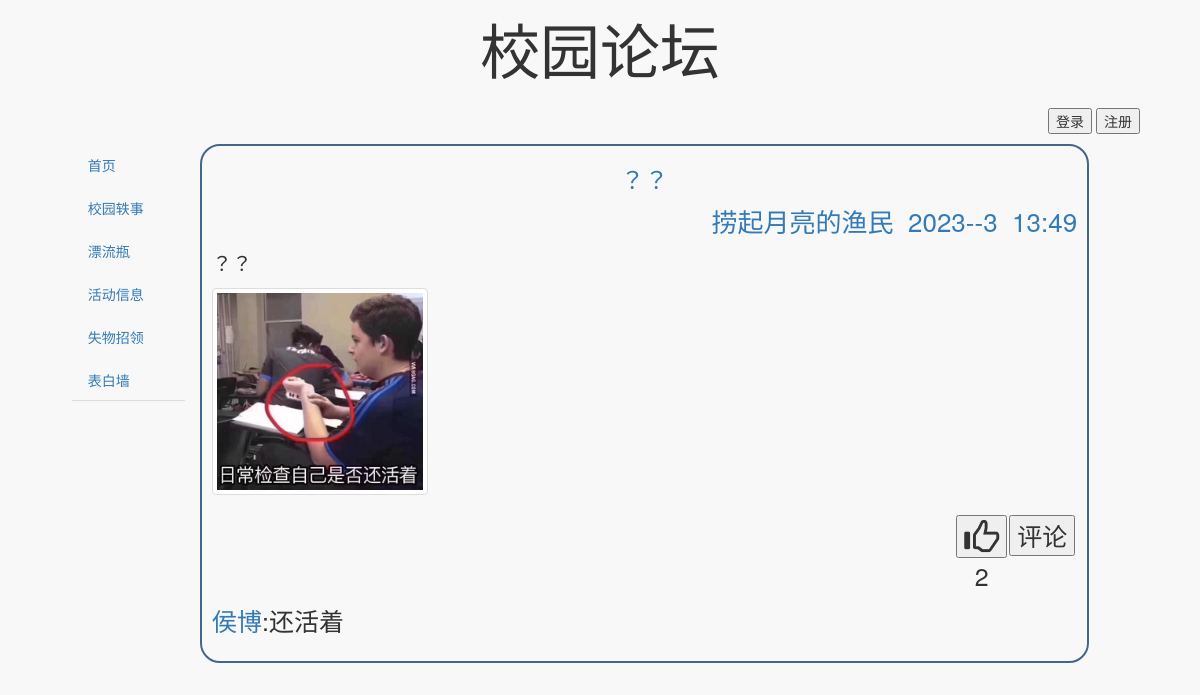
The page /forum/findForumById/10 on the database its author committed.
### forum/models.py (models this page shows)
class Post(models.Model):
    POST_TYPE = (
        ('lostAndFound','lostAndFound'),
        ('anecdoteForum','anecdoteForum'),
        ('driftBottle','driftBottle'),
        ('eventInformation','eventInformation'),
        ('loveWall','loveWall')
        )
    title = models.CharField(
        verbose_name="标题",
        max_length=45,
        null=False)
    context = models.CharField(
        verbose_name="内容",
        null=False,
        max_length=500
    )
    owner = models.ForeignKey(
        UserProfile,
        verbose_name="所有者",
        related_name="ownerNum",
        on_delete=models.CASCADE,
        null=False)
    postType = models.CharField(
        choices=POST_TYPE,
        verbose_name="类型",
        max_length= 50
        )
    publishDate = models.DateField(
        max_length=20,
        default=timezone.now,
        verbose_name='发布日期'
    )
    likesNum = models.IntegerField(
        verbose_name="点赞数",
        null=False,
        default=0
    )
    create_date = models.DateTimeField(
        auto_now_add=True, blank=True, null=True)
    class Meta:
        verbose_name = 'post'
        verbose_name_plural = "post"

class PostImage(models.Model):
    owner = models.ForeignKey(Post,
                                related_name='postImages',
                                verbose_name='帖子图片',
                                on_delete=models.CASCADE)
    photo = models.ImageField(upload_to='Photos/PostsPhoto',
                              blank=True,
                              verbose_name='帖子图片')
    class Meta:
        verbose_name = 'postIMG'
        verbose_name_plural = 'postIMG'

class Commit(models.Model):
    userOwner = models.ForeignKey(UserProfile,
                                  related_name='userOwner',
                                  verbose_name='帖子所有者',
                                  null=False,
                                  on_delete=models.CASCADE)
    postOwner = models.ForeignKey(Post,
                                related_name='postConmmits',
                                verbose_name='主帖子',
                                null=True,
                                on_delete=models.CASCADE)
    commitOwner = models.ForeignKey('self',
                                related_name='commitConmmits',
                                verbose_name='主评论',
                                null=True,
                                on_delete=models.CASCADE)
    context = models.CharField(
                                verbose_name="内容",
                                max_length=500,
                                default="",
                                null=False)
    create_date = models.DateTimeField(
        auto_now_add=True, blank=True, null=True)
    class Meta:
        verbose_name = 'Commit'
        verbose_name_plural = 'Commit'

### user/models.py (models this page shows, shortened)
class UserProfile(AbstractBaseUser):
    SEX = (
        ('男','男'),
        ('女','女'),
        )
    username = models.CharField(
        verbose_name='username',
        max_length=10,
        unique=True, )
    email = models.EmailField(
        verbose_name='email',
        max_length=255,
        null=True,
        blank=True,
        unique=False, )
    headPortrait = models.ImageField(verbose_name="头像",null=True,upload_to="Photos/headPortrait")
    nickName = models.CharField(verbose_name="昵称",null=False,max_length=15,default="default")
    phone = models.CharField(max_length=128, null=True, blank=True)
    qq = models.CharField(max_length=128, null=True, blank=True)
    wechat = models.CharField(max_length=128, null=True, blank=True)
    sex = models.CharField(max_length=45, null=True, blank=True,choices=SEX)
    personalSignature = models.CharField(verbose_name="个性签名",max_length=500, null=True,blank=True)
    is_active = models.BooleanField(verbose_name='是否可用', default=True)
    is_admin = models.BooleanField(verbose_name='是否管理员', default=False)
    create_date = models.DateTimeField(
        auto_now_add=True, blank=True, null=True)
    update_date = models.DateTimeField(blank=True, null=True, auto_now=True)
    objects = UserProfileManager()
    USERNAME_FIELD = 'username'
    class Meta:
        verbose_name = 'user'
        verbose_name_plural = "user"

### forum/views.py (the view)
# urls.py: path('findForumById/<int:postId>',findForumById,name='findForumById'),
def findForumById(request,postId):
    post = Post.objects.all().filter(id=postId)
    return render(request,'postDetail.html',{'post':post[0],})

### forum/templates/postDetail.html (shortened to what this page needs)
{% extends "base.html" %}
{% load staticfiles %}
{% block cssBlock %}
<link href="{% static 'css/postDetail.css' %}" rel="stylesheet">
{% endblock %}
{% block right-main-container %}
<div class="post row col-xs-12 col-md-11" id="{{post.id}}">
    <div class="postTitle">
        <a href="{% url 'findForumById' post.id %}"><h3>{{ post.title }}</h3></a>
    </div>
    <div class="postAuthor">
        <a href="{% url 'userInfo' post.owner.username %}">
            <p>{{post.owner.nickName}}&nbsp;
            {{post.create_date.year}}-{{post.create_date.mouth}}-{{post.create_date.day}}&nbsp;
            {{post.create_date.hour}}:{{post.create_date.minute}}
            </p>
        </a>
    </div>
    <div class="postContext">
        <p style="max-height: fit-content;">{{ post.context}}</p>
    </div>
    <div class="imgList">
        {% for img in post.postImages.all %}
            <img class="thumbnail col-xs-6 col-md-3" src="{{img.photo.url}}">
        {% endfor %}
    </div>
    <div class="options">
        <div class="makeCommit">
            <button class="makePostCommit">评论</button>
        </div>
        <div class="like">
            <button class="likePost" type="button">
                <span class="glyphicon glyphicon-thumbs-up"></span>
            </button>
            <p>{{post.likesNum}}</p>
        </div>
    </div>
    <div class="commits">
        {% for commit in post.postConmmits.all %}
            <div class="commit" data-id="{{commit.id}}">
                <div class="postCommit" data-id="{{commit.id}}">
                    <p>
                        <a href="{% url 'userInfo' commit.userOwner.username %}">{{commit.userOwner.nickName}}</a>:{{commit.context}}
                    </p>
                </div>
            </div>
        {% endfor %}
    </div>
</div>
<div class="col-xs-0 col-md-1">
</div>
{% endblock %}

### static/css/base.css (style rules this page uses)
#body { background-color: #f8f8f8; }

### static/css/post.css (style rules this page uses)
.post { height: auto; position: relative; padding-left: 10px; padding-bottom: 10px; padding-right: 10px; font-size: 26px; border:2px solid #468; border-radius: 20px; margin-bottom: 5px; }
.post div h3 { text-align: center; }
.imgList { width: 100%; float: left; }
.options { width: 100%; float: right; }
.likePost { font-size: 2vw; float: right; display: flex; }
.likePost span { padding-top: 2px; }
.like { float: right; padding-right: 2px; }
.commits { width: 100%; float: left; }
.makeCommit { float: right; padding-right: 2px; font-size: 1.5vw; }
@media only screen and (min-width: 990px) and (max-width: 1920px) { .postAuthor a p { text-align: right; } }
@media only screen and (min-width: 990px) and (max-width: 1920px) { .postCommit p { font-size: 25px; } }
@media only screen and (min-width: 990px) and (max-width: 1920px) { .makePostCommit { font-size: 25px; } }
@media only screen and (min-width: 990px) and (max-width: 1920px) { .like .likePost { font-size: 35px; } }
@media only screen and (min-width: 990px) and (max-width: 1920px) { .like p { text-align: center; font-size: 25px; } }
@media only screen and (min-width: 990px) and (max-width: 1920px) { .post .postContext p { font-size: 20px; word-break: break-all; word-wrap: break-word; white-space: pre-wrap; max-height: 200px; overflow: hidden; } }

### rows shown on the page
Post: title "？？", owner.nickName "捞起月亮的渔民", create_date.year "2023", create_date.day "3", create_date.hour "13", create_date.minute "49", context "？？", likesNum "2"
PostImage: photo (picture)
Commit: userOwner.nickName "侯博", context "还活着"
